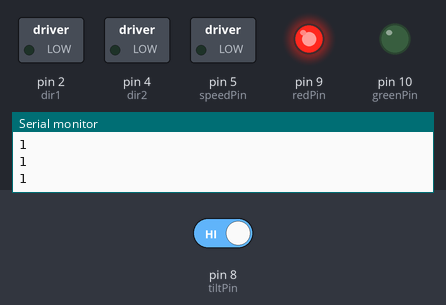
Simulated run of this sketch. Board: Arduino Uno, built with avr-gcc and run on an emulated ATmega328P. On the bench: switched loads named in the sketch (green lamp = pin HIGH), output pins drawn as LEDs (lit = HIGH), the last lines printed to the serial monitor. The inputs (shaded band) are chosen by the test bench; at power-on: pin 8 (tiltPin) HIGH.

Above: at 1.8 s.
1.9 s: pin 8 (tiltPin) driven LOW
At 2.55 s:
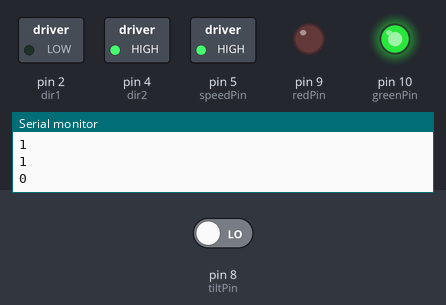
At 3.6 s:
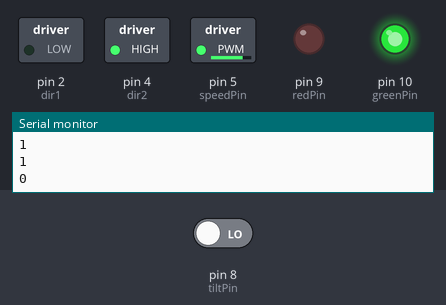
Timing chart, 0 to 9.7 s (numbered marks = the images above; inputs shaded):
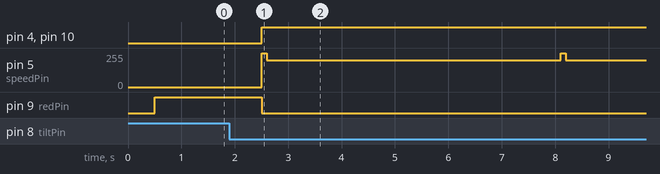

The sketch:

dc_motor.ino
```cpp
int speedPin=5;
int dir1=2;
int dir2=4;
int Mspeed=200;
int tiltPin=8;
int tiltVal;
int redPin=9;
int greenPin=10;
int dt=500;


void setup() {
  // put your setup code here, to run once:
  pinMode(speedPin,OUTPUT);
  pinMode(dir1,OUTPUT);
  pinMode(dir2,OUTPUT);
  pinMode(tiltPin,INPUT);
  pinMode(redPin,OUTPUT);
  pinMode(greenPin,OUTPUT);
  Serial.begin(9600);
  digitalWrite(tiltPin,HIGH);


}

void loop() {
  // put your main code here, to run repeatedly:
  tiltVal=digitalRead(tiltPin);
  Serial.println(tiltVal);
  delay(dt);
  if(tiltVal==0){
    digitalWrite(greenPin,HIGH);
    digitalWrite(redPin,LOW);
    digitalWrite(dir1,LOW);
    digitalWrite(dir2,HIGH);
    analogWrite(speedPin,255);
    delay(100);
    analogWrite(speedPin,Mspeed);
    delay(5000);
  }
  if(tiltVal==1){
    digitalWrite(greenPin,LOW);
    digitalWrite(redPin,HIGH);
    analogWrite(speedPin,0);

  }

}
```

Measured:
- after the input at 1.9 s, pin 4 (dir2), pin 10 (greenPin): LOW → HIGH after 0.60 s; pin 5 (speedPin): alternates 255/255 for 0.10 s and 200/255 for 5.5 s, starting after 0.60 s; pin 9 (redPin): HIGH → LOW after 0.60 s
